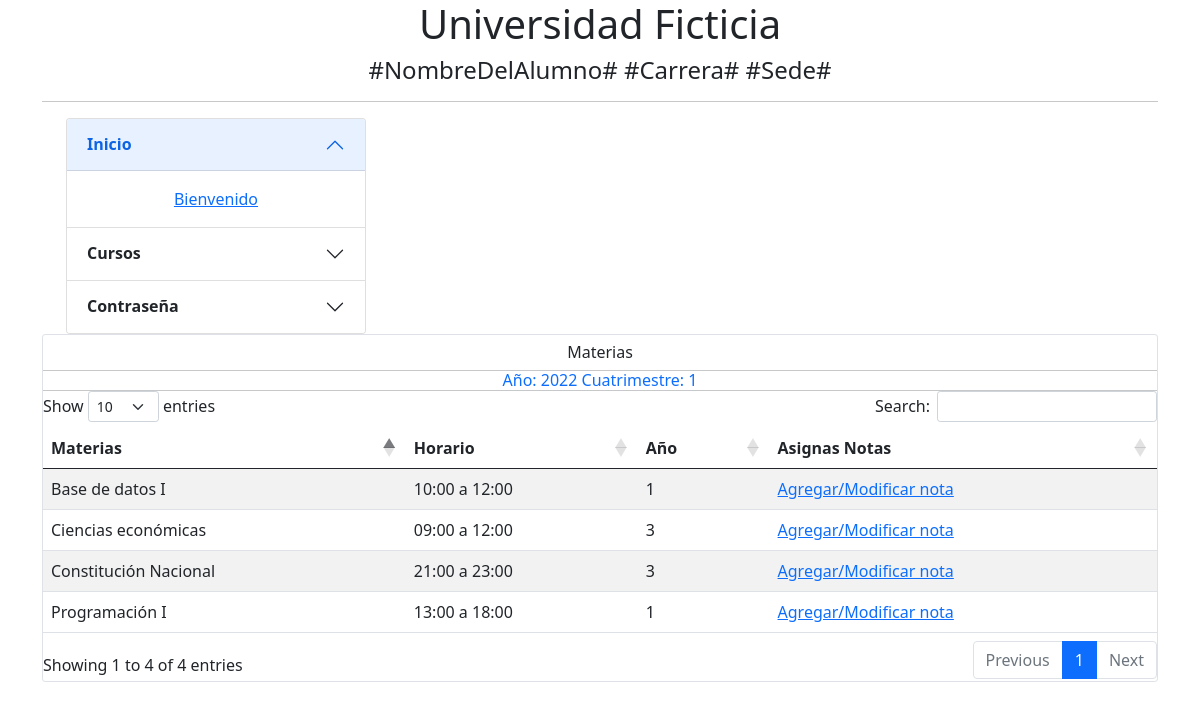
/materiasprofesor/, run on the app's committed database.
### BBDD/models.py (models this page shows, shortened)
class Materia(models.Model):
    nombreMateria = models.CharField(max_length=50,verbose_name='NombreMateria')
    horario = models.CharField(max_length=100,verbose_name='Horario')
    anio = models.CharField(max_length=50,verbose_name='Año')
    carrera = models.ForeignKey(Carrera,null=True, blank=True,on_delete=models.CASCADE)
    profesor = models.ForeignKey(Profesor,null=True, blank=True,on_delete=models.CASCADE)
    class Meta:
        verbose_name = 'Materia'
        verbose_name_plural = 'Materias'
        db_table = 'materia'
        ordering = ['carrera','-nombreMateria','-profesor']

### profesorModulo/views.py (the view)
# urls.py: path('materiasprofesor/',views.materiasProfesor,name="materias_profesor"),
def materiasProfesor(request):
    materias = Materia.objects.all()
    notas = Nota.objects.all()
    context = {'materias':materias,'notas':notas }
    return render(request, 'profesorModulo/materias.html', context)

### profesorModulo/templates/profesorModulo/materias.html (shortened to what this page needs)
{% extends 'profesorModulo/base.html' %}
{% block content %}
<div class="col">
    <div class="containter border border-1 rounded-1" style="min-width: 900px;">
        <p class="h6 pt-2 text-center">Materias</p>
        <hr class="m-0">
        <p class="h6 m-0 text-primary text-center">Año:    2022     Cuatrimestre:    1</p>
        <hr class="m-0">
        <table id="materias_profesor" class="table table-striped" style="width:100%;">
            <thead>
                <tr>
                    <th>Materias</th>
                    <th>Horario</th>
                    <th>Año</th>
                    <th>Asignas Notas</th>
                </tr>
            </thead>
            <tbody>
                {% for d in materias%}
                <tr>
                    <td>{{d.nombreMateria}}</td>
                    <td>{{d.horario}}</td>
                    <td>{{d.anio}}</td>
                    <td><a href="{% url 'notas_profesor' d.id%}">Agregar/Modificar nota</a></td>
                </tr>
                {%endfor%}
            </tbody>
        </table>
    </div>
</div>
{% endblock %}

### profesorModulo/templates/profesorModulo/base.html (shortened to what this page needs)
<!DOCTYPE html>
<html lang="en">
<head>
    <link href="https://cdn.jsdelivr.net/npm/bootstrap@5.0.2/dist/css/bootstrap.min.css" rel="stylesheet"
>
    <link href="https://cdnjs.cloudflare.com/ajax/libs/twitter-bootstrap/5.1.3/css/bootstrap.min.css" rel="stylesheet">
    <link href="https://cdn.datatables.net/1.12.1/css/dataTables.bootstrap5.min.css" rel="stylesheet">
</head>
<body>
    <div class="container-xl">
        <h1 class="h1 text-center">Universidad Ficticia</h1>
        <h4 class="h4 text-center">#NombreDelAlumno# #Carrera# #Sede#</h4>
        <hr>
    </div>
    <div class="container">
        <div class="row">
            <div class="col-3">
                <div class="container-sm">
                    <div class="accordion" style="min-width: 300px;" id="accordion">
                        <div class="accordion-item">
                            <h2 class="accordion-header" id="headingCero">
                                <button class="accordion-button" type="button" data-bs-toggle="collapse"
                                    data-bs-target="#collapseCero" aria-expanded="true"
                                    aria-controls="collapseCero"><strong>Inicio</strong>
                                </button>
                            </h2>
                            <div id="collapseCero" class="accordion-collapse collapse show"
                                aria-labelledby="headingCero" data-bs-parent="#accordion">
                                <div class="accordion-body text-center">
                                    <a href="#">Bienvenido</a>
                                </div>
                            </div>
                        </div>
                        <div class="accordion-item">
                            <h2 class="accordion-header" id="headingOne">
                                <button class="accordion-button collapsed" type="button" data-bs-toggle="collapse"
                                    data-bs-target="#collapseOne" aria-expanded="false"
                                    aria-controls="collapseOne"><strong>Cursos</strong>
                                </button>
                            </h2>
                        </div>
                        <div class="accordion-item">
                            <h2 class="accordion-header" id="headingThree">
                                <button class="accordion-button collapsed" type="button" data-bs-toggle="collapse"
                                    data-bs-target="#collapseThree" aria-expanded="false" aria-controls="collapseThree">
                                    <strong>Contraseña</strong>
                                </button>
                            </h2>
                        </div>
                    </div>
                </div>
            </div>
            {% block content %}
            {% endblock %}
        </div>
    </div>
</body>
</html>

### data on the page
Materia: nombreMateria "Constitución Nacional", horario "21:00 a 23:00", anio "3"
Materia: nombreMateria "Ciencias económicas", horario "09:00 a 12:00", anio "3"
Materia: nombreMateria "Programación I", horario "13:00 a 18:00", anio "1"
Materia: nombreMateria "Base de datos I", horario "10:00 a 12:00", anio "1"
